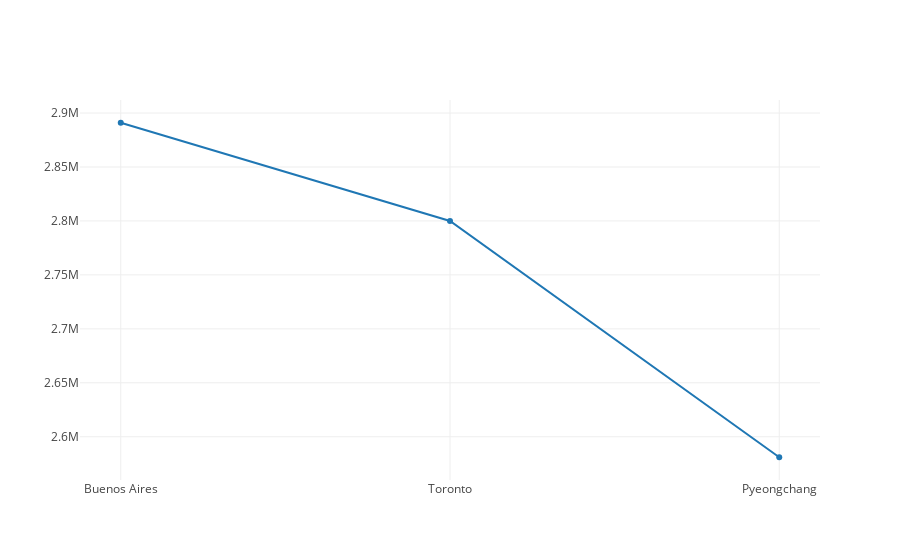

Here is the notebook cell this chart was saved with:
### Markdown cell above
Now let's plot our data.

### Code cell
trace_first_three_pops = {'x': x_values, 'y': y_values}


plotly.offline.iplot([trace_first_three_pops])

### Figure 1 — Plotly figure (JSON) as saved in the notebook; plotly's stock layout.template omitted (floating-point values rounded to 4 significant figures)
{"data": [{"type": "scatter", "uid": "a7cee9fc-5bc5-11e9-b6c6-592a2a73f9ad", "x": ["Buenos Aires", "Toronto", "Pyeongchang"], "y": [2891000, 2800000, 2581000]}], "layout": {}}
